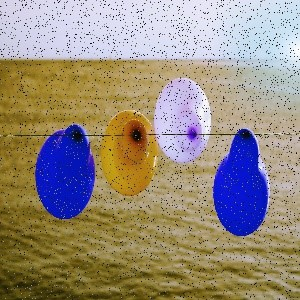
#> input picture Computer_Vision_operations/balloon.jpg, 300 x 300 px, found by its file name
$ python filters.py
#> lines starting #> are read from the running program, lines starting #| are printed output that depends on the picture
import cv2 as cv
import numpy as np
import matplotlib.pyplot as plt

img=cv.imread("/home/labuser/Downloads/GuidedProject1602257891588/balloon.jpg")
#> img is the input picture: shape (300, 300, 3); mean B, G, R 127.6, 141.6, 152.4
# img=cv.cvtColor(img,cv.COLOR_BGR2GRAY)

#mean filter
m=cv.blur(img,(3,3))
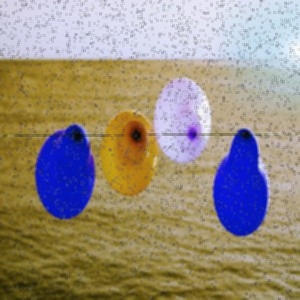
#> m: shape (300, 300, 3); mean B, G, R 127.6, 141.6, 152.4
plt.subplot(121)
plt.imshow(img)
plt.subplot(122)
plt.imshow(m)
plt.show()
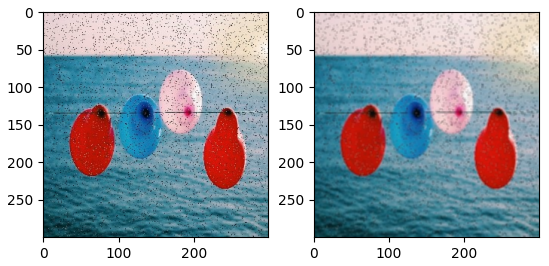
#> figure drawn by matplotlib, 2 panels; B, G, R data is drawn as R, G, B

#gaussain filter

g=cv.GaussianBlur(img,(3,3),0)
plt.subplot(121)
plt.imshow(img)
plt.subplot(122)
plt.imshow(g)
plt.show()
#> figure, not shown here; B, G, R data is drawn as R, G, B

#medain filter

M=cv.medianBlur(img,9)
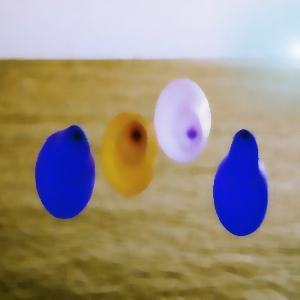
#> M: shape (300, 300, 3); mean B, G, R 130.8, 145.5, 156.4
plt.subplot(121)
plt.imshow(img)
plt.subplot(122)
plt.imshow(M)
plt.show()
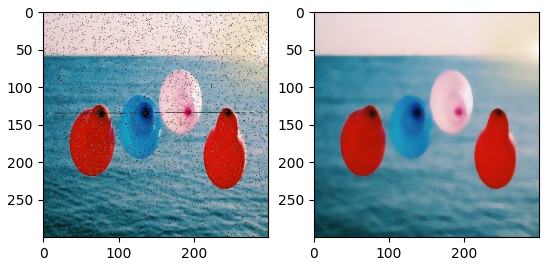
#> figure drawn by matplotlib, 2 panels; B, G, R data is drawn as R, G, B

# DIFFERENT BORDER TYPE
#median for different border type

kernal=np.ones((3,3),np.float32)/9

borders = [
    ("CONSTANT", cv.BORDER_CONSTANT),
    ("REPLICATE", cv.BORDER_REPLICATE),
    ("REFLECT", cv.BORDER_REFLECT),
    ("REFLECT_101", cv.BORDER_REFLECT_101),
    ("WRAP", cv.BORDER_WRAP),
]

for i in range(len(borders)):
#> (the run stopped early here; a loop or call above may not have finished)
